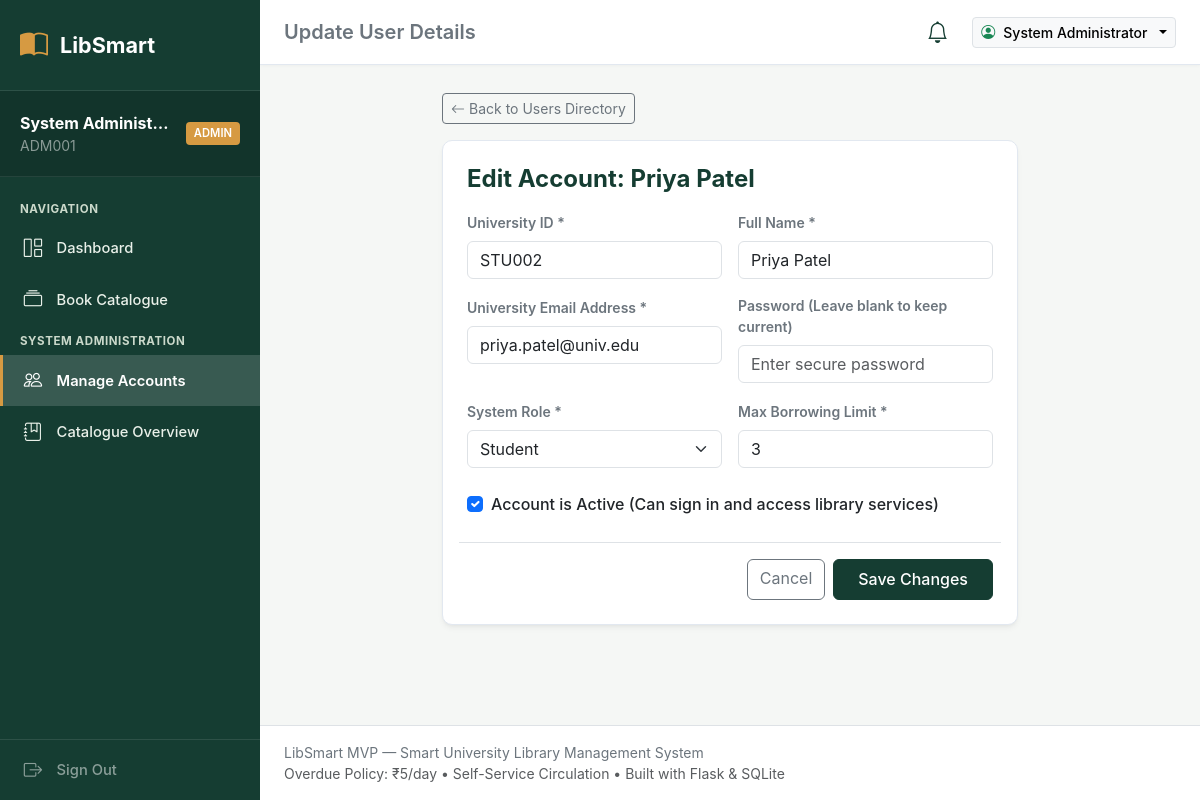
/admin/user/2/edit (signed in), run on the app's committed database.
### tables this page shows
CREATE TABLE users (
    id INTEGER PRIMARY KEY AUTOINCREMENT,
    university_id TEXT UNIQUE NOT NULL,
    name TEXT NOT NULL,
    email TEXT UNIQUE NOT NULL,
    password_hash TEXT NOT NULL,
    role TEXT NOT NULL CHECK(role IN ('student', 'faculty', 'librarian', 'admin')),
    max_borrow_limit INTEGER NOT NULL DEFAULT 3,
    is_active INTEGER NOT NULL DEFAULT 1,
    created_at TIMESTAMP DEFAULT CURRENT_TIMESTAMP
);

### app.py (the view, shortened to what this page needs)
@app.route('/admin/user/<int:user_id>/edit', methods=['GET', 'POST'])
@login_required
@role_required('admin')
def admin_edit_user(user_id):
    user = models.get_user_by_id(user_id)
    if not user:
        flash("User not found.", "danger")
        return redirect(url_for('admin_users'))
    return render_template('admin/user_form.html', edit_user=user)

### app.py (called while the page is built)
def login_required(f):
    @wraps(f)
    def decorated_function(*args, **kwargs):
        if 'user_id' not in session:
            flash("Please sign in to access the library portal.", "warning")
            return redirect(url_for('login', next=request.url))
        return f(*args, **kwargs)
    return decorated_function

def role_required(*allowed_roles):
    def decorator(f):
        @wraps(f)
        def decorated_function(*args, **kwargs):
            if 'user_id' not in session:
                flash("Please sign in to proceed.", "warning")
                return redirect(url_for('login'))
            user_role = session.get('role')
            if user_role not in allowed_roles:
                flash(f"Access denied. This section is restricted to {', '.join(allowed_roles)} accounts.", "danger")
                return redirect(url_for('dashboard'))
            return f(*args, **kwargs)
        return decorated_function
    return decorator

@app.before_request
def load_user_and_reminders():
    g.user = None
    if 'user_id' in session:
        user = models.get_user_by_id(session['user_id'])
        if user and user['is_active']:
            g.user = user
            models.check_and_generate_due_reminders(user['id'])
        else:
            session.clear()

@app.context_processor
def inject_global_data():
    unread_count = 0
    if g.user:
        unread_count = models.get_unread_notification_count(g.user['id'])
    return {
        'unread_notification_count': unread_count,
        'current_user': g.user
    }

### database.py (called while the page is built)
def get_db():
    if 'db' not in g:
        g.db = sqlite3.connect(
            Config.DATABASE,
            detect_types=sqlite3.PARSE_DECLTYPES | sqlite3.PARSE_COLNAMES
        )
        g.db.row_factory = sqlite3.Row
        g.db.execute("PRAGMA foreign_keys = ON")
    return g.db

def query_db(query, args=(), one=False):
    cur = get_db().execute(query, args)
    rv = cur.fetchall()
    cur.close()
    return (rv[0] if rv else None) if one else rv

### models.py (called while the page is built)
def get_user_by_id(user_id):
    return query_db("SELECT * FROM users WHERE id = ?", (user_id,), one=True)

def get_unread_notification_count(user_id):
    res = query_db("""
        SELECT COUNT(*) as cnt FROM notifications
        WHERE user_id = ? AND is_read = 0
    """, (user_id,), one=True)
    return res['cnt'] if res else 0

### templates/admin/user_form.html (shortened to what this page needs)
{% extends 'base.html' %}
{% block header_title %}{% if edit_user %}Update User Details{% else %}Register University User{% endif %}{% endblock %}
{% block content %}
<div class="row justify-content-center">
    <div class="col-lg-8">
        <div class="mb-3">
            <a href="{{ url_for('admin_users') }}" class="btn btn-outline-secondary btn-sm">
                <i class="bi bi-arrow-left me-1"></i>Back to Users Directory
            </a>
        </div>
        <div class="card-academic p-4">
            <h4 class="fw-bold mb-3" style="color: var(--forest-green);">
                {% if edit_user %}Edit Account: {{ edit_user.name }}{% else %}Register New User Account{% endif %}
            </h4>
            <form method="POST" action="{% if edit_user %}{{ url_for('admin_edit_user', user_id=edit_user.id) }}{% else %}{{ url_for('admin_create_user') }}{% endif %}">
                <div class="row g-3">
                    <div class="col-md-6">
                        <label class="form-label fw-semibold small text-secondary">University ID *</label>
                        <input type="text" name="university_id" value="{{ edit_user.university_id if edit_user else '' }}" class="form-control" required placeholder="e.g. STU006 or FAC003">
                    </div>
                    <div class="col-md-6">
                        <label class="form-label fw-semibold small text-secondary">Full Name *</label>
                        <input type="text" name="name" value="{{ edit_user.name if edit_user else '' }}" class="form-control" required placeholder="e.g. Neha Sharma">
                    </div>
                    <div class="col-md-6">
                        <label class="form-label fw-semibold small text-secondary">University Email Address *</label>
                        <input type="email" name="email" value="{{ edit_user.email if edit_user else '' }}" class="form-control" required placeholder="name@univ.edu">
                    </div>
                    <div class="col-md-6">
                        <label class="form-label fw-semibold small text-secondary">
                            {% if edit_user %}Password (Leave blank to keep current){% else %}Password *{% endif %}
                        </label>
                        <input type="password" name="password" class="form-control" {% if not edit_user %}required{% endif %} placeholder="Enter secure password">
                    </div>
                    <div class="col-md-6">
                        <label class="form-label fw-semibold small text-secondary">System Role *</label>
                        <select name="role" id="roleSelect" class="form-select" required onchange="adjustBorrowLimit()">
                            <option value="student" {% if edit_user and edit_user.role == 'student' %}selected{% endif %}>Student</option>
                        </select>
                    </div>
                    <div class="col-md-6">
                        <label class="form-label fw-semibold small text-secondary">Max Borrowing Limit *</label>
                        <input type="number" name="max_borrow_limit" id="limitInput" value="{{ edit_user.max_borrow_limit if edit_user else 3 }}" min="1" max="50" class="form-control" required>
                    </div>
                    <div class="col-12">
                        <div class="form-check mt-2">
                            <input class="form-check-input" type="checkbox" name="is_active" id="isActiveCheck" {% if not edit_user or edit_user.is_active %}checked{% endif %}>
                            <label class="form-check-label fw-medium text-dark" for="isActiveCheck">
                                Account is Active (Can sign in and access library services)
                            </label>
                        </div>
                    </div>
                    <div class="col-12 mt-4 pt-3 border-top d-flex gap-2 justify-content-end">
                        <a href="{{ url_for('admin_users') }}" class="btn btn-outline-secondary">Cancel</a>
                        <button type="submit" class="btn btn-forest px-4">
                            {% if edit_user %}Save Changes{% else %}Create Account{% endif %}
                        </button>
                    </div>
                </div>
            </form>
        </div>
    </div>
</div>
{% endblock %}

### templates/base.html (shortened to what this page needs)
<!DOCTYPE html>
<html lang="en">
<head>
    <link href="https://cdn.jsdelivr.net/npm/bootstrap@5.3.3/dist/css/bootstrap.min.css" rel="stylesheet">
    <link href="https://cdn.jsdelivr.net/npm/bootstrap-icons@1.11.3/font/bootstrap-icons.min.css" rel="stylesheet">
    <link rel="stylesheet" href="{{ url_for('static', filename='css/style.css') }}">
</head>
<body>
    <div class="app-wrapper">
        {% if session.get('user_id') %}
        <aside class="sidebar">
            <a href="{{ url_for('dashboard') }}" class="sidebar-brand">
                <i class="bi bi-book-half"></i>
                <span>LibSmart</span>
            </a>
            <div class="sidebar-user">
                <div class="d-flex align-items-center justify-content-between">
                    <div>
                        <div class="fw-bold text-white text-truncate" style="max-width: 150px;">{{ session.get('name') }}</div>
                        <div class="text-white-50 small">{{ session.get('university_id') }}</div>
                    </div>
                    <span class="user-badge">{{ session.get('role') }}</span>
                </div>
            </div>
            <nav class="sidebar-nav">
                <div class="nav-section-title">Navigation</div>
                <a href="{{ url_for('dashboard') }}" class="sidebar-link {% if request.endpoint == 'dashboard' %}active{% endif %}">
                    <i class="bi bi-grid-1x2"></i>
                    <span>Dashboard</span>
                </a>
                <a href="{{ url_for('catalogue') }}" class="sidebar-link {% if request.endpoint in ('catalogue', 'book_detail') %}active{% endif %}">
                    <i class="bi bi-collection"></i>
                    <span>Book Catalogue</span>
                </a>
                {% if session.get('role') == 'admin' %}
                <div class="nav-section-title">System Administration</div>
                <a href="{{ url_for('admin_users') }}" class="sidebar-link {% if request.endpoint in ('admin_users', 'admin_create_user', 'admin_edit_user') %}active{% endif %}">
                    <i class="bi bi-people"></i>
                    <span>Manage Accounts</span>
                </a>
                <a href="{{ url_for('librarian_books') }}" class="sidebar-link">
                    <i class="bi bi-journal-bookmark"></i>
                    <span>Catalogue Overview</span>
                </a>
                {% endif %}
            </nav>
            <div class="sidebar-footer">
                <a href="{{ url_for('logout') }}" class="sidebar-link text-white-50 p-0">
                    <i class="bi bi-box-arrow-right"></i>
                    <span>Sign Out</span>
                </a>
            </div>
        </aside>
        {% endif %}
        <div class="main-wrapper">
            <header class="top-navbar">
                <div class="d-flex align-items-center gap-3">
                    <h5 class="mb-0 fw-semibold text-secondary">
                        {% block header_title %}Smart University Library{% endblock %}
                    </h5>
                </div>
                <div class="d-flex align-items-center gap-3">
                    {% if session.get('user_id') %}
                    <a href="{{ url_for('notifications') }}" class="nav-bell-btn" title="Notifications">
                        <i class="bi bi-bell"></i>
                    </a>
                    <div class="dropdown">
                        <button class="btn btn-sm btn-light border dropdown-toggle d-flex align-items-center gap-2" data-bs-toggle="dropdown">
                            <i class="bi bi-person-circle text-success"></i>
                            <span class="fw-medium">{{ session.get('name') }}</span>
                        </button>
                    </div>
                    {% else %}
                    <a href="{{ url_for('login') }}" class="btn btn-forest btn-sm">Sign In</a>
                    {% endif %}
                </div>
            </header>
            <main class="content-body">
                {% block content %}{% endblock %}
            </main>
            <footer class="py-3 px-4 text-center text-secondary small border-top bg-white">
                <div class="d-flex flex-wrap justify-content-between align-items-center">
                    <span>LibSmart MVP — Smart University Library Management System</span>
                    <span class="text-muted">Overdue Policy: ₹5/day • Self-Service Circulation • Built with Flask & SQLite</span>
                </div>
            </footer>
        </div>
    </div>
</body>
</html>

### static/css/style.css (style rules this page uses)
:root { --forest-green: #153D32; --forest-green-dark: #0e2922; --forest-green-light: #1e5244; --sage: #E9F0E9; --sage-light: #F4F8F4; --sage-dark: #cbd9cb; --bg-color: #F5F7F5; --white: #FFFFFF; --accent-gold: #D69A42; --accent-gold-hover: #b88031; --accent-gold-soft: #fcf4e8; --text-primary: #1e293b; --text-secondary: #64748b; --text-muted: #94a3b8; --border-color: #e2e8f0; --danger: #dc2626; --danger-light: #fee2e2; --warning: #f59e0b; --warning-light: #fef3c7; --success: #16a34a; --success-light: #dcfce7; --info: #0284c7; --info-light: #e0f2fe; --card-shadow: 0 4px 6px -1px rgba(0, 0, 0, 0.05), 0 2px 4px -2px rgba(0, 0, 0, 0.05); --hover-shadow: 0 10px 15px -3px rgba(0, 0, 0, 0.08), 0 4px 6px -4px rgba(0, 0, 0, 0.04); }
body { background-color: var(--bg-color); color: var(--text-primary); font-family: 'Inter', -apple-system, BlinkMacSystemFont, 'Segoe UI', Roboto, Helvetica, Arial, sans-serif; min-height: 100vh; display: flex; flex-direction: column; }
.app-wrapper { display: flex; min-height: 100vh; }
.sidebar { width: 260px; background-color: var(--forest-green); color: var(--white); display: flex; flex-direction: column; flex-shrink: 0; transition: all 0.3s ease; z-index: 1000; }
.sidebar-brand { padding: 1.5rem 1.25rem; font-size: 1.35rem; font-weight: 700; display: flex; align-items: center; gap: 0.75rem; color: var(--white); text-decoration: none; border-bottom: 1px solid rgba(255, 255, 255, 0.1); }
.sidebar-brand i { color: var(--accent-gold); font-size: 1.75rem; }
.sidebar-user { padding: 1.25rem; background-color: rgba(0, 0, 0, 0.15); border-bottom: 1px solid rgba(255, 255, 255, 0.08); }
.user-badge { display: inline-block; padding: 0.2rem 0.5rem; font-size: 0.7rem; font-weight: 600; border-radius: 4px; text-transform: uppercase; background-color: var(--accent-gold); color: #fff; }
.sidebar-nav { padding: 1rem 0; flex-grow: 1; }
.nav-section-title { padding: 0.5rem 1.25rem 0.25rem; font-size: 0.72rem; font-weight: 700; text-transform: uppercase; letter-spacing: 0.05em; color: var(--sage-dark); }
.sidebar-link { display: flex; align-items: center; gap: 0.85rem; padding: 0.75rem 1.25rem; color: var(--sage); text-decoration: none; font-size: 0.92rem; font-weight: 500; transition: all 0.2s ease; border-left: 3px solid transparent; }
.sidebar-link.active { color: var(--white); background-color: rgba(255, 255, 255, 0.15); border-left-color: var(--accent-gold); font-weight: 600; }
.sidebar-link i { font-size: 1.15rem; width: 20px; text-align: center; }
.sidebar-footer { padding: 1rem 1.25rem; border-top: 1px solid rgba(255, 255, 255, 0.1); }
.main-wrapper { flex-grow: 1; display: flex; flex-direction: column; overflow-x: hidden; }
.top-navbar { background-color: var(--white); border-bottom: 1px solid var(--border-color); padding: 0.75rem 1.5rem; display: flex; align-items: center; justify-content: space-between; box-shadow: 0 1px 3px 0 rgba(0, 0, 0, 0.03); }
.content-body { padding: 1.75rem 2rem; flex-grow: 1; }
.card-academic { background: var(--white); border: 1px solid var(--border-color); border-radius: 10px; box-shadow: var(--card-shadow); transition: transform 0.2s ease, box-shadow 0.2s ease; }
.btn-forest { background-color: var(--forest-green); color: var(--white); border: 1px solid var(--forest-green); font-weight: 500; border-radius: 6px; padding: 0.45rem 1rem; transition: all 0.2s ease; }
.nav-bell-btn { position: relative; background: none; border: none; font-size: 1.35rem; color: var(--forest-green); padding: 0.25rem 0.5rem; cursor: pointer; text-decoration: none; }

### data on the page
users: get "ADM001", get "ADMIN", get "System Administrator"
users: name "Priya Patel", university_id "STU002", email "priya.patel@univ.edu", role "Student", max_borrow_limit "3", is_active "☑"

### other printed values
{{ session.get('name') }} "System Administ…"
